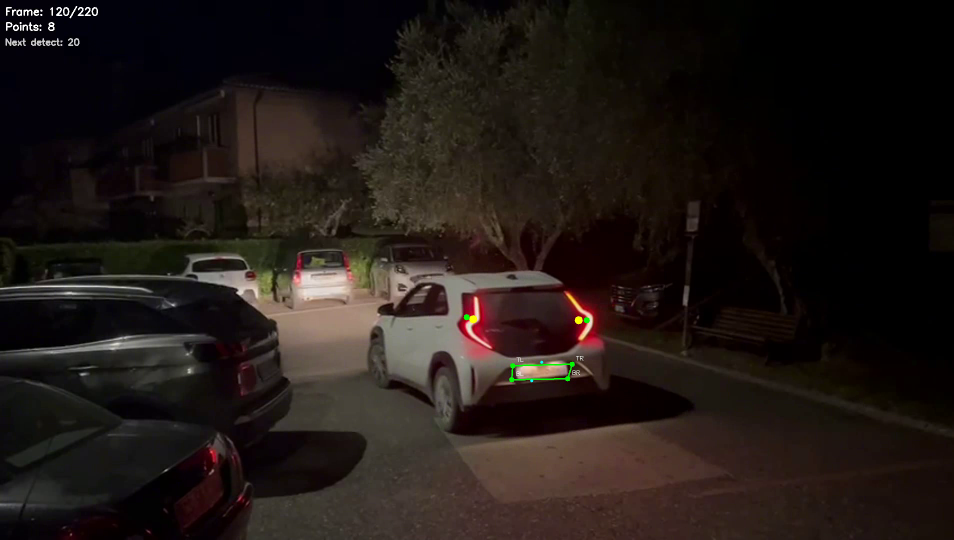
#> input picture frame 39 of data/videos/input/1_tracked.mp4, 1908 x 1080 px (shown at 1/2 size)
$ jupyter execute Plate_parameters_tuning.ipynb
#> lines starting #> are read from the running program, lines starting #| are printed output that depends on the picture; after the words box and inside, x2 and y2 are one past the last pixel; in counts of white or black regions, pixels touching at a corner belong together
[cell 1]
import os
import cv2
import numpy as np
import matplotlib.pyplot as plt
from scipy import stats

# =========================
# CONFIGURATION
# =========================
VIDEO_DIR = '/app/data/videos/input/'

# LIGHTS
V_LOWER = 210
MAX_Y_RATIO = 0.80
MIN_VERTICAL_RATIO = 1.2
MIN_CONTOUR_AREA_RATIO = 0.00015
MIN_CLUSTER_AREA_RATIO = 0.00015
Y_TOLERANCE = 5

# PLATE
V_PLATE_LOW  = 150
V_PLATE_HIGH = 240

# =========================
# VIDEO LOADING
# =========================
videos = [f for f in os.listdir(VIDEO_DIR) if f.endswith(('.mp4','.avi','.mov'))]
VIDEO_PATH = os.path.join(VIDEO_DIR, videos[0])

cap = cv2.VideoCapture(VIDEO_PATH)
frame_count = int(cap.get(cv2.CAP_PROP_FRAME_COUNT))
width  = int(cap.get(cv2.CAP_PROP_FRAME_WIDTH))
height = int(cap.get(cv2.CAP_PROP_FRAME_HEIGHT))

cap.set(cv2.CAP_PROP_POS_FRAMES, frame_count//2 - 30)
ret, frame = cap.read()
#> frame is the input picture: shape (1080, 1908, 3); mean B, G, R 21.4, 24.8, 32.6
cap.release()

# =========================
# ORIGINAL FRAME
# =========================
plt.figure(figsize=(16,9))
plt.imshow(cv2.cvtColor(frame, cv2.COLOR_BGR2RGB))
plt.title("Original frame")
plt.axis("off")
plt.show()

# =========================
# LIGHTS MASK
# =========================
hsv = cv2.cvtColor(frame, cv2.COLOR_BGR2HSV)
#> hsv: shape (1080, 1908, 3); mean H, S, V 39.3, 126, 33.5
V = hsv[:,:,2]

mask = cv2.inRange(V, V_LOWER, 255)
#> mask: shape (1080, 1908); 0.46% white; 61 white regions (25 under 20 px), largest, box (x1, y1, x2, y2) and area: (588, 548, 693, 574) 1729, (598, 572, 698, 600) 1481, (1018, 724, 1150, 764) 1279
kernel = cv2.getStructuringElement(cv2.MORPH_RECT, (3,9))
mask = cv2.morphologyEx(mask, cv2.MORPH_CLOSE, kernel)
#> mask: shape (1080, 1908); 0.56% white; 28 white regions (9 under 20 px), largest, box (x1, y1, x2, y2) and area: (588, 546, 698, 600) 3825, (1018, 715, 1160, 764) 1969, (928, 594, 983, 697) 1331
mask = cv2.morphologyEx(mask, cv2.MORPH_OPEN, kernel)
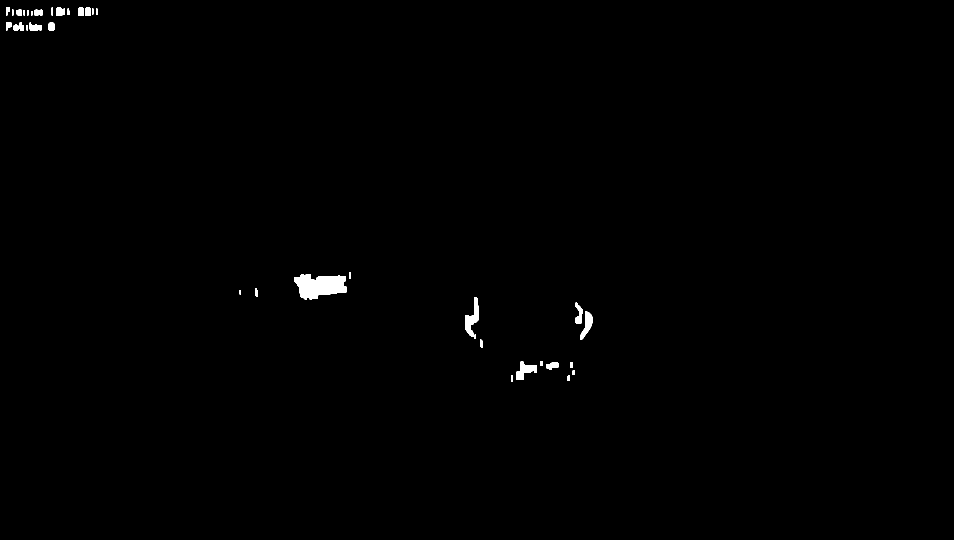
#> mask: shape (1080, 1908) (shown at 1/2 size); 0.47% white; 36 white regions

plt.figure(figsize=(16,4))
plt.imshow(mask, cmap='gray')
plt.title("Lights mask")
plt.axis("off")
plt.show()

# =========================
# LIGHT CONTOURS
# =========================
contours,_ = cv2.findContours(mask, cv2.RETR_EXTERNAL, cv2.CHAIN_APPROX_SIMPLE)
#> contours = 36 contours, 3 with area under 20; largest, box (x1, y1, x2, y2) and area: (589, 548, 693, 600) 3622, (930, 594, 958, 674) 918, (1033, 723, 1074, 760) 705, (1160, 623, 1185, 680) 586, (1151, 605, 1166, 648) 330
MIN_AREA = MIN_CONTOUR_AREA_RATIO * width * height
MAX_Y = int(height * MAX_Y_RATIO)

candidates = []
for c in contours:
    if cv2.contourArea(c) < MIN_AREA:
        continue
    x,y,w,h = cv2.boundingRect(c)
    if y > MAX_Y:
        continue
    if w/h > 1.0:
        continue
    if h/w < MIN_VERTICAL_RATIO:
        continue

    M = cv2.moments(c)
    if M['m00'] == 0:
        continue
    cx = int(M['m10']/M['m00'])
    cy = int(M['m01']/M['m00'])
    candidates.append((c,cx,cy))
#> this loop made 36 passes
#> c on passes 3, 7, 9, 13, 16, 17, 23, 24: [[1145, 741], [1145, 749], [1149, 749], [1149, 741]], [[1081, 722], [1081, 731], [1085, 731], [1085, 722]], [[949, 669], [949, 677], [951, 677], [951, 669]], [[479, 580], [479, 588], [481, 588], [481, 580]], [[698, 545], [698, 557], [701, 557], [701, 545]], [[53, 50], [53, 60], [55, 60], [55, 50]], [[62, 22], [62, 30], [64, 30], [64, 22]], [[54, 20], [54, 30], [56, 30], [56, 20]]
#> after the loop, candidates = 3 items

candidates = sorted(candidates, key=lambda p:p[1])
mid = len(candidates)//2
#> mid = 1
clusters = [candidates[:mid], candidates[mid:]]

# =========================
# LIGHT CENTERS
# =========================
fari = []
for cluster in clusters:
    xs,ys,a = [],[],[]
    for c,cx,cy in cluster:
        ar = cv2.contourArea(c)
        xs.append(cx*ar)
        ys.append(cy*ar)
        a.append(ar)
    fari.append((int(sum(xs)/sum(a)), int(sum(ys)/sum(a))))
#> this loop made 2 passes
#> after the loop, fari = [(943, 636), (1167, 641)]

# =========================
# LIGHT EXTREME POINTS
# =========================
extremes = {}
for idx, cluster in enumerate(clusters):
    y_mid = int(np.mean([cy for _,_,cy in cluster]))
    pts = []
    for c,_,_ in cluster:
        for px,py in c[:,0,:]:
            if abs(py - y_mid) <= Y_TOLERANCE:
                pts.append((px,py))
    if idx == 0:
        extremes['SX'] = min(pts, key=lambda p:p[0])
    else:
        extremes['DX'] = max(pts, key=lambda p:p[0])
#> this loop made 2 passes
#> y_mid on passes 1 to 2: 636, 638
#> after the loop, extremes = {'SX': (937, 632), 'DX': (1184, 633)}

# =========================
# PLATE ROI GUIDED BY LIGHTS
# =========================
fari_bottom_y = []
for cluster in clusters:
    ys = []
    for c,_,_ in cluster:
        ys.extend(c[:,0,1])
    fari_bottom_y.append(max(ys))
#> after the loop, fari_bottom_y = [673, 679]

y_base = max(fari_bottom_y)
#> y_base = 679
x1 = extremes['SX'][0]
#> x1 = 937
x2 = extremes['DX'][0]
#> x2 = 1184

y1 = min(y_base + 20, height-1)
#> y1 = 699
y2 = min(y1 + int(0.18 * height), height)
#> y2 = 893

roi = frame[y1:y2, x1:x2]
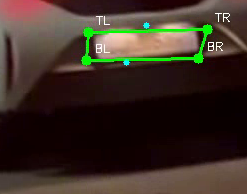
#> roi: shape (194, 247, 3); mean B, G, R 36.5, 46.1, 59.9

plt.figure(figsize=(10,4))
plt.imshow(cv2.cvtColor(roi, cv2.COLOR_BGR2RGB))
plt.title("Plate ROI (guided by lights)")
plt.axis("off")
plt.show()

# =========================
# PLATE BRIGHTNESS MASK
# =========================
hsv_roi = cv2.cvtColor(roi, cv2.COLOR_BGR2HSV)
#> hsv_roi: shape (194, 247, 3); mean H, S, V 43.3, 162.3, 65.5
V_roi = hsv_roi[:,:,2]
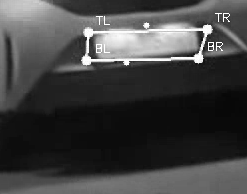
#> V_roi: shape (194, 247); min 7, max 255, mean 65.5

mask_plate = cv2.inRange(V_roi, V_PLATE_LOW, V_PLATE_HIGH)
#> mask_plate: shape (194, 247); 7.7% white; 37 white regions (31 under 20 px), largest, box (x1, y1, x2, y2) and area: (93, 27, 196, 62) 2307, (0, 0, 55, 23) 991, (156, 23, 203, 29) 168, (83, 27, 93, 37) 28, (85, 41, 91, 59) 25, (91, 61, 114, 62) 23
kernel = cv2.getStructuringElement(cv2.MORPH_RECT, (7,3))
mask_plate = cv2.morphologyEx(mask_plate, cv2.MORPH_CLOSE, kernel)
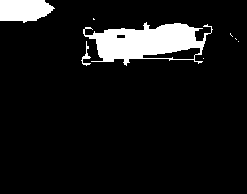
#> mask_plate: shape (194, 247); 8.7% white; 8 white regions (5 under 20 px)

plt.figure(figsize=(10,4))
plt.imshow(mask_plate, cmap='gray')
plt.title("Plate light mask")
plt.axis("off")
plt.show()

# =========================
# PLATE LIGHT CLUSTER
# =========================
contours,_ = cv2.findContours(mask_plate, cv2.RETR_EXTERNAL, cv2.CHAIN_APPROX_SIMPLE)
#> contours = 8 contours, 5 with area under 20; largest, box (x1, y1, x2, y2) and area: (83, 22, 213, 66) 3229, (0, 0, 55, 23) 934, (81, 41, 91, 66) 36
largest = max(contours, key=cv2.contourArea)
#> largest = contour of 159 points, box (x1, y1, x2, y2) (83, 22, 213, 66), area 3229

mask_cluster = np.zeros_like(mask_plate)
cv2.drawContours(mask_cluster, [largest], -1, 255, -1)
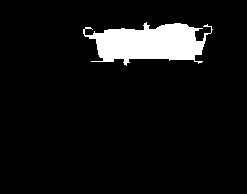
#> mask_cluster: shape (194, 247); 7.2% white; 1 white region, box (x1, y1, x2, y2) and area: (83, 22, 213, 66) 3456

plt.figure(figsize=(10,4))
plt.imshow(mask_cluster, cmap='gray')
plt.title("Plate light cluster")
plt.axis("off")
plt.show()

# =========================
# TIGHT PLATE ROI EXTRACTION
# =========================
ys, xs = np.where(mask_cluster > 0)
#> ys = 3456 values from 22 to 65; xs = 3456 values, max 212 at index 318, min 83 at index 232, mean 149

x_min, x_max = xs.min(), xs.max()
#> x_min = 83; x_max = 212
y_min, y_max = ys.min(), ys.max()
#> y_min = 22; y_max = 65

pad_x = int(0.25 * (x_max - x_min))
#> pad_x = 32
pad_y = int(0.40 * (y_max - y_min))
#> pad_y = 17

roi_x_min = max(0, x_min - pad_x)
#> roi_x_min = 51
roi_x_max = min(roi.shape[1], x_max + pad_x)
#> roi_x_max = 244
roi_y_min = max(0, y_min - pad_y)
#> roi_y_min = 5
roi_y_max = min(roi.shape[0], y_max + pad_y)
#> roi_y_max = 82

roi_plate = roi[roi_y_min:roi_y_max, roi_x_min:roi_x_max]
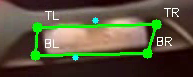
#> roi_plate: shape (77, 193, 3); mean B, G, R 59.3, 83.9, 86.6

plt.figure(figsize=(10,4))
plt.imshow(cv2.cvtColor(roi_plate, cv2.COLOR_BGR2RGB))
plt.title("Tight plate ROI")
plt.axis("off")
plt.show()

# =========================
# ADVANCED PRE-PROCESSING
# =========================
gray_plate = cv2.cvtColor(roi_plate, cv2.COLOR_BGR2GRAY)
clahe = cv2.createCLAHE(clipLimit=2.0, tileGridSize=(8, 8))
gray_plate = clahe.apply(gray_plate)
gray_plate = cv2.GaussianBlur(gray_plate, (7,7), 0)

kernel = cv2.getStructuringElement(cv2.MORPH_RECT, (3,3))
gradient = cv2.morphologyEx(gray_plate, cv2.MORPH_GRADIENT, kernel)
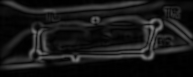
#> gradient: shape (77, 193); min 0, max 126, mean 23

plt.figure(figsize=(15,4))
plt.subplot(141)
plt.imshow(gray_plate, cmap='gray')
plt.title("1. Grayscale+CLAHE+Blur")
plt.axis("off")

plt.subplot(142)
plt.imshow(gradient, cmap='gray')
plt.title("2. Morphological Gradient")
plt.axis("off")

# =========================
# BRIGHTNESS MASK FILTER
# =========================
hsv_plate = cv2.cvtColor(roi_plate, cv2.COLOR_BGR2HSV)
#> hsv_plate: shape (77, 193, 3); mean H, S, V 37, 124, 104.5
V_plate = hsv_plate[:,:,2]
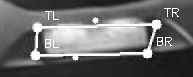
#> V_plate: shape (77, 193); min 15, max 255, mean 104.5
mask_light = cv2.inRange(V_plate, V_PLATE_LOW, V_PLATE_HIGH)
#> mask_light: shape (77, 193); 18.1% white; 38 white regions (33 under 20 px), largest, box (x1, y1, x2, y2) and area: (42, 22, 145, 57) 2307, (105, 18, 152, 24) 168, (32, 22, 42, 32) 28, (34, 36, 40, 54) 25, (40, 56, 63, 57) 23

# Expand mask to also capture edges
kernel_expand = cv2.getStructuringElement(cv2.MORPH_RECT, (20, 15))
mask_light_expanded = cv2.dilate(mask_light, kernel_expand, iterations=2)
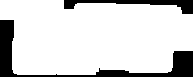
#> mask_light_expanded: shape (77, 193); 83.1% white; 2 black regions, box (x1, y1, x2, y2) and area: (0, 20, 193, 77) 1829, (64, 0, 193, 14) 684

# Binarize gradient and filter it with the mask
_, gradient_binary = cv2.threshold(gradient, 0, 255, cv2.THRESH_BINARY + cv2.THRESH_OTSU)
#> gradient_binary: shape (77, 193); 25.1% white; 17 white regions (11 under 20 px), largest, box (x1, y1, x2, y2) and area: (3, 16, 193, 69) 2918, (3, 1, 145, 13) 623, (84, 12, 107, 15) 34, (129, 7, 144, 11) 27, (151, 3, 162, 7) 24, (171, 10, 179, 18) 23
gradient_filtered = cv2.bitwise_and(gradient_binary, mask_light_expanded)
#> gradient_filtered: shape (77, 193); 24% white; 17 white regions (12 under 20 px), largest, box (x1, y1, x2, y2) and area: (12, 16, 193, 69) 2849, (3, 1, 138, 13) 538, (84, 12, 107, 15) 34, (129, 7, 144, 11) 27, (171, 10, 179, 18) 23

plt.subplot(143)
plt.imshow(mask_light_expanded, cmap='gray')
plt.title("3. Expanded brightness mask")
plt.axis("off")

plt.subplot(144)
plt.imshow(gradient_filtered, cmap='gray')
plt.title("4. Filtered gradient")
plt.axis("off")
plt.tight_layout()
plt.show()

# =========================
# MORPHOLOGICAL CLOSING BEFORE HOUGH
# =========================
# Close gaps in gradient to obtain continuous lines
kernel_close_h = cv2.getStructuringElement(cv2.MORPH_RECT, (2, 1))  # horizontal
kernel_close_v = cv2.getStructuringElement(cv2.MORPH_RECT, (1, 2))  # vertical

gradient_closed_h = cv2.morphologyEx(gradient_filtered, cv2.MORPH_CLOSE, kernel_close_h)
#> gradient_closed_h: shape (77, 193); 24.3% white; 15 white regions (9 under 20 px), largest, box (x1, y1, x2, y2) and area: (13, 16, 193, 69) 2897, (4, 1, 139, 13) 538, (172, 9, 181, 18) 37, (85, 12, 108, 15) 34, (130, 7, 145, 11) 27, (165, 7, 171, 13) 22
gradient_closed_v = cv2.morphologyEx(gradient_filtered, cv2.MORPH_CLOSE, kernel_close_v)
#> gradient_closed_v: shape (77, 193); 24.8% white; 13 white regions (8 under 20 px), largest, box (x1, y1, x2, y2) and area: (12, 17, 193, 70) 2988, (3, 2, 138, 14) 538, (171, 10, 180, 19) 36, (84, 13, 107, 16) 34, (129, 8, 144, 12) 27
gradient_closed = cv2.bitwise_or(gradient_closed_h, gradient_closed_v)
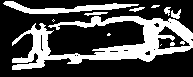
#> gradient_closed: shape (77, 193); 30.1% white; 11 white regions (5 under 20 px)

plt.figure(figsize=(15,4))
plt.subplot(131)
plt.imshow(gradient_filtered, cmap='gray')
plt.title("Filtered gradient (original)")
plt.axis("off")

plt.subplot(132)
plt.imshow(gradient_closed, cmap='gray')
plt.title("Closed gradient")
plt.axis("off")

# Find contours and keep the largest one
contours_grad, _ = cv2.findContours(gradient_closed, cv2.RETR_EXTERNAL, cv2.CHAIN_APPROX_SIMPLE)
#> contours_grad = 9 contours, 3 with area under 20; largest, box (x1, y1, x2, y2) and area: (12, 16, 193, 70) 3540, (3, 1, 139, 14) 540, (171, 9, 181, 19) 38, (84, 12, 108, 16) 32, (129, 7, 145, 12) 24, (164, 7, 171, 16) 24
if contours_grad:
    main_contour = max(contours_grad, key=cv2.contourArea)
#> main_contour = contour of 310 points, box (x1, y1, x2, y2) (12, 16, 193, 70), area 3540
#> (the rest of the program and of its run is left out)
